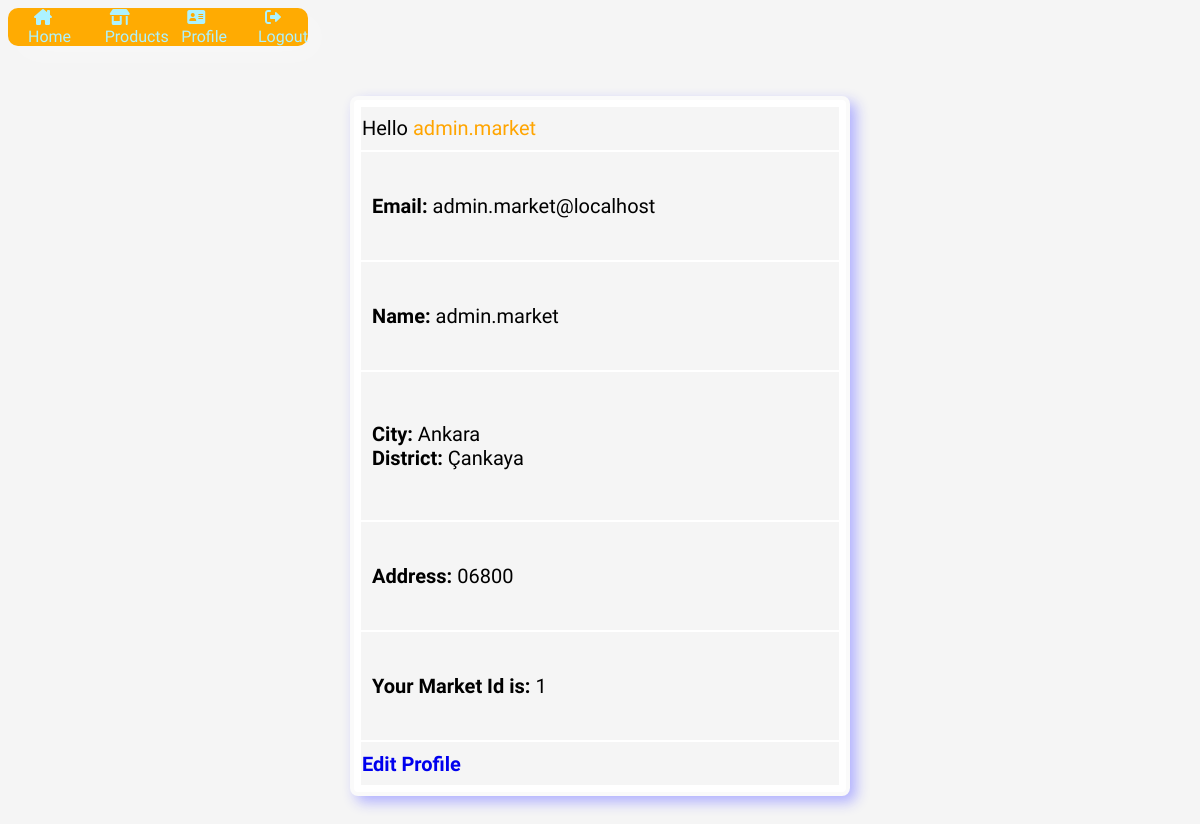
The page /profile.php (signed in) on the database its author committed.
### tables this page shows
CREATE TABLE IF NOT EXISTS `market` (
  `mid` int(11) NOT NULL AUTO_INCREMENT,
  `email` varchar(100) NOT NULL,
  `name` varchar(64) NOT NULL,
  `password` varchar(64) NOT NULL,
  `city` varchar(100) NOT NULL,
  `district` varchar(100) NOT NULL,
  `address` varchar(100) NOT NULL,
  PRIMARY KEY (`mid`),
  UNIQUE KEY `email` (`email`)
);

### auth.php (called while the page is built, shortened)
<?php
try {
    $db = new PDO("mysql:host=localhost;dbname=256proj;port=3306;charset=utf8mb4", "root", "");
    $db->setAttribute(PDO::ATTR_ERRMODE, PDO::ERRMODE_EXCEPTION);
}catch (PDOException $e) {
    gotoError(500);
}
function getUser($email)
{
    global $db;
    try {
        $stmt = $db->prepare("select * from market where email=?");
        $stmt->execute([$email]);
        if ($stmt->rowCount()) {
            return $stmt->fetch(PDO::FETCH_ASSOC);
        }
    } catch (PDOException $e) {
        gotoError(500);
    }
    return false;
}
?>

### profile.php (the view, shortened to what this page needs)
<?php
    require 'auth.php';
    $user = getUser($_SESSION['user']['email']);
?>
<!DOCTYPE html>
<html lang="en">
<head>
    <link rel="stylesheet" type="text/css" href="https://cdnjs.cloudflare.com/ajax/libs/font-awesome/6.0.0/css/all.min.css">
    <link rel="stylesheet" href="menuStyle.css">
</head>
<body>
<?php require 'menu_insert.php' ?>
    <table id="edit">
        <tr colspan="2"><td>Hello <span id="username"><?= $user["name"]?></span></td></th>
        <tr><td><p> <b>Email:</b> <?= $user["email"] ?></p></td></tr>
        <tr><td><p> <b>Name: </b><?= $user["name"] ?></p></td></tr>
        <tr><td><p> <b>City:</b> <?= $user["city"] ?> <br> <b>District: </b> <?= $user["district"] ?></p></td></tr>
        <tr><td><p> <b>Address: </b><?= $user["address"] ?></p></td></tr>
        <?php
        if(isset($user['mid'])){ ?>
            <tr><td><p><b>Your Market Id is: </b><?= $user['mid'] ?></p></td></tr>
        <?php } ?>
        <tr><td><a id="tt" href="edit_profile.php">Edit Profile</a></td></tr>
    </table>
</body>
</html>

### menuStyle.css (style rules this page uses)
* { box-sizing: border-box; font-family: Abel; }
body { background-color: #f5f5f5; }

### profile.php (style rules this page uses)
* { font-family: Abel; }
#edit * { background-color: #f5f5f5; }
table#edit { font-size: 20px; padding: 5px; margin: 50px auto; width: 500px; height: 700px; background: rgb(255, 255, 255); border-radius: 0.4em; box-shadow: 0.3em 0.3em 0.7em #afafff; transition: border 0.5s cubic-bezier(0.175, 0.885, 0.32, 1.275); border: rgb(250, 250, 250) 0.2em solid; }
a#tt { text-decoration: none; font-weight: bold; }
p { margin-left: 10px; }
span#username { color: orange; }

### rows shown on the page
market: name "admin.market", email "admin.market@localhost", city "Ankara", district "Çankaya", address "06800", mid "1"
